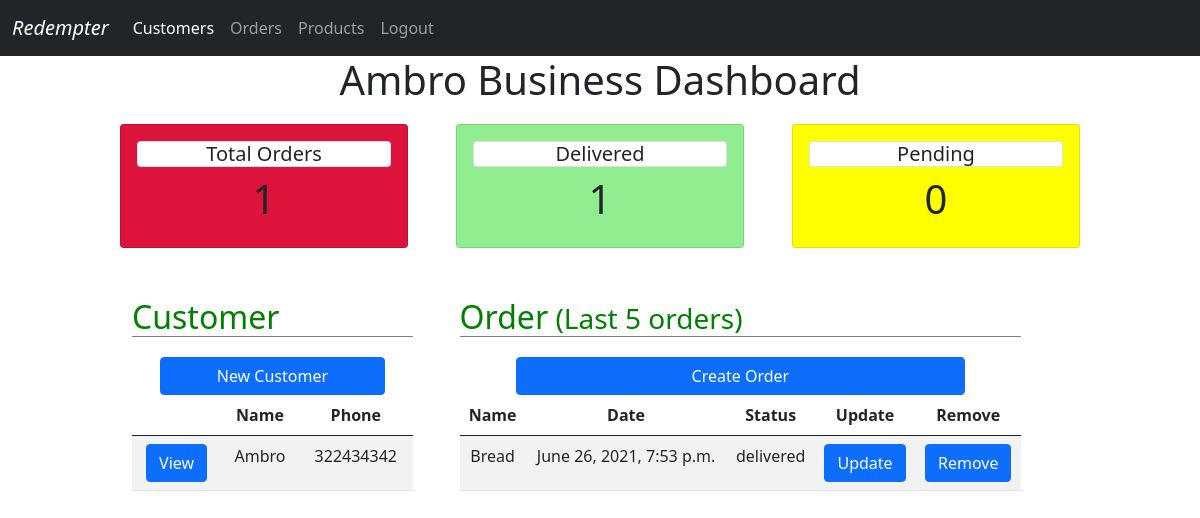
Page /dashboard/ (signed in) on the committed database.
### dash/models.py (models this page shows, shortened)
class Customer(models.Model):
    admin_user = models.ForeignKey(User, on_delete=models.CASCADE, null=True)
    name = models.CharField(max_length=50)
    email = models.EmailField(max_length=50, null=True)
    phone = models.IntegerField()
    slug = models.SlugField(max_length=50,null=True, blank=True)
    class Meta:
        ordering: ['name']

class Order(models.Model):
    STATUS = (
        ('delivered', 'delivered'),
        ('pending', 'pending'),
    )
    admin_user = models.ForeignKey(User, on_delete=models.CASCADE,null=True)
    customer = models.ForeignKey(Customer, on_delete=models.CASCADE, related_name='orders')
    product = models.ForeignKey(Product, on_delete=models.CASCADE)
    date = models.DateTimeField(auto_now_add=True)
    status = models.CharField(choices=STATUS, max_length=10)
    slug = models.SlugField(max_length=50, null=True, blank=True)

class Product(models.Model):
    CATEGORY = (
        ('indoor','indoor'),
        ('outdoor','outdoor'),
    )
    admin_user = models.ForeignKey(User, on_delete=models.CASCADE, null=True)
    name = models.CharField(max_length=50)
    description = models.CharField(max_length=100)
    category = models.CharField(max_length=10, choices=CATEGORY,null=True)
    price = models.FloatField()
    tags = models.ManyToManyField(Tags)
    slug = models.SlugField(max_length=50, null=True, blank=True)

### dash/views.py (the view)
# urls.py: path('', DashBoardView.as_view(), name='homepage' ),
class DashBoardView(LoginRequiredMixin,ListView):
    model = Customer
    template_name = 'dash/homepage.html'
    context_object_name = 'customer'
    def get_context_data(self, **kwargs):
        context = super(DashBoardView, self).get_context_data(**kwargs)
        context['customer'] = context['customer'].filter(admin_user=self.request.user)[0:4]
        context['order'] = Order.objects.filter(admin_user=self.request.user).order_by('-date')[0:5]
        context['count_delivered'] = Order.objects.filter(admin_user=self.request.user,status='delivered').count()
        context['count_total'] = Order.objects.filter(admin_user=self.request.user).count()
        context['count_pending'] = Order.objects.filter(admin_user=self.request.user,status='pending').count()
        return context

### dash/templates/dash/homepage.html (shortened to what this page needs)
{% extends "index.html" %}
{% block content %}
<h1 style="text-align: center;">Ambro Business Dashboard</h1>
<div class="cards-dashboard" style="margin-top: 20px;">
    <div class="card" style="width: 18rem;background: crimson;">
      <div class="card-body">
        <h5 class="card">Total Orders</h5>
        <h1>{{ count_total }}</h1>
      </div>
    </div>
     <div class="card" style="width: 18rem;background: lightgreen;margin-left: 3px;">
      <div class="card-body">
        <h5 class="card">Delivered</h5>
        <h1>{{ count_delivered }}</h1>
      </div>
    </div>
     <div class="card" style="width: 18rem;background: yellow;margin-left: 3px;">
      <div class="card-body">
        <h5 class="card">Pending</h5>
        <h1>{{ count_pending }}</h1>
      </div>
    </div>
 </div>
<div class="container">
    <div class="table-content">
    <div class="order-table">
        <h2 style="">Customer</h2>
            <div>
                <a href="{% url 'dashboard:customercreatepage' %}" style="width:80%;" class="btn btn-primary">New Customer</a>
                <table class="table table-striped">
                    <thead>
                    <tr>
                        <th></th>
                        <th>Name</th>
                        <th>Phone</th>
                    </tr>
                    </thead>
                    <tbody>
                    {% for x in customer %}
                    <tr>
                        <td><a class="btn btn-primary" href="{% url 'dashboard:customerpage' slug=x.slug %}">View</a></td>
                        <td>{{ x.name }}</td>
                        <td>{{ x.phone }}</td>
                    </tr>
                    {% endfor %}
                    </tbody>
                </table>
            </div>
    </div>
    <div class="customer-table">
        <h2 style="">Order<small>  (Last 5 orders)</small></h2>
            <div>
                <a href="{% url 'dashboard:ordercreatepage' %}" class="btn btn-primary" style="width:80%;">Create Order</a>
                <table class="table table-striped">
                    <thead>
                    <tr>
                        <th>Name</th>
                        <th>Date</th>
                        <th>Status</th>
                        <th>Update</th>
                        <th>Remove</th>
                    </tr>
                    </thead>
                    <tbody>
                    {% for oder in order %}
                    <tr>
                        <td>{{ oder.product.name }}</td>
                        <td>{{ oder.date }}</td>
                        <td>{{ oder.status }}</td>
                        <td><a class="btn btn-primary" href="{% url 'dashboard:updateorderpage' slug=oder.slug %}">Update</a></td>
                        <td><a  class="btn btn-primary" href="{% url 'dashboard:deleteorderpage' slug=oder.slug %}">Remove</a></td>
                    </tr>
                    {% endfor %}
                    </tbody>
                </table>
            </div>
    </div>
</div>
</div>
{% endblock %}

### dash/templates/dash/nabar.html (shortened to what this page needs)
<nav class="navbar navbar-expand-lg navbar-dark bg-dark">
  <div class="container-fluid">
    <a class="navbar-brand" href="{% url 'dashboard:homepage' %}"><i>{{ request.user }}</i></a>
    <div class="collapse navbar-collapse" id="navbarNav">
      <ul class="navbar-nav">
        <li class="nav-item">
          <a class="nav-link active" aria-current="page" href="{% url 'dashboard:allcustomerspage' %}">Customers</a>
        </li>
        <li class="nav-item">
          <a class="nav-link" href="{% url 'dashboard:allorderspage' %}">Orders</a>
        </li>
        <li class="nav-item">
          <a class="nav-link" href="{% url 'dashboard:productpage' %}">Products</a>
        </li>
        {% if request.user.is_authenticated %}
        <li class="nav-item">
          <a class="nav-link" href="{% url 'dashboard:logout' %}">Logout</a>
        </li>
        {% else %}
        <li class="nav-item">
          <a class="nav-link" href="{% url 'dashboard:login' %}">Login</a>
        </li>
        {% endif %}
      </ul>
    </div>
  </div>
</nav>

### static/css/main.css (style rules this page uses)
.container { width: 80%; padding-top: 50px; }
.cards-dashboard { width: 80%; margin: auto; display: flex; justify-content: space-between; text-align: center; }
.table-content { display: flex; text-align: center; }
.order-table { width: 30%; }
.customer-table { width: 60%; margin-left: 5%; }
.card { border_bottom: 1px solid green; }
.order-table h2 { text-align:left;border-bottom:1px solid grey;margin-bottom:20px;color:green; }
.customer-table h2 { text-align:left;border-bottom:1px solid grey;margin-bottom:20px;color:green; }

### dash/templates/dash/homepage.html (style rules this page uses)
.container { width: 80%; padding-top: 50px; }
.cards-dashboard { width: 80%; margin: auto; display: flex; justify-content: space-between; text-align: center; }
.table-content { display: flex; text-align: center; }
.order-table { width: 30%; }
.customer-table { width: 60%; margin-left: 5%; }
.card { border_bottom: 1px solid green; }
.order-table h2 { text-align:left;border-bottom:1px solid grey;margin-bottom:20px;color:green; }
.customer-table h2 { text-align:left;border-bottom:1px solid grey;margin-bottom:20px;color:green; }

### rows in the picture
Customer: name "Ambro", phone "322434342"
Order: product.name "Bread", date "June 26, 2021, 7:53 p.m.", status "delivered"

### other values in the picture
{{ request.user }} "Redempter"
{{ count_total }} "1"
{{ count_delivered }} "1"
{{ count_pending }} "0"
